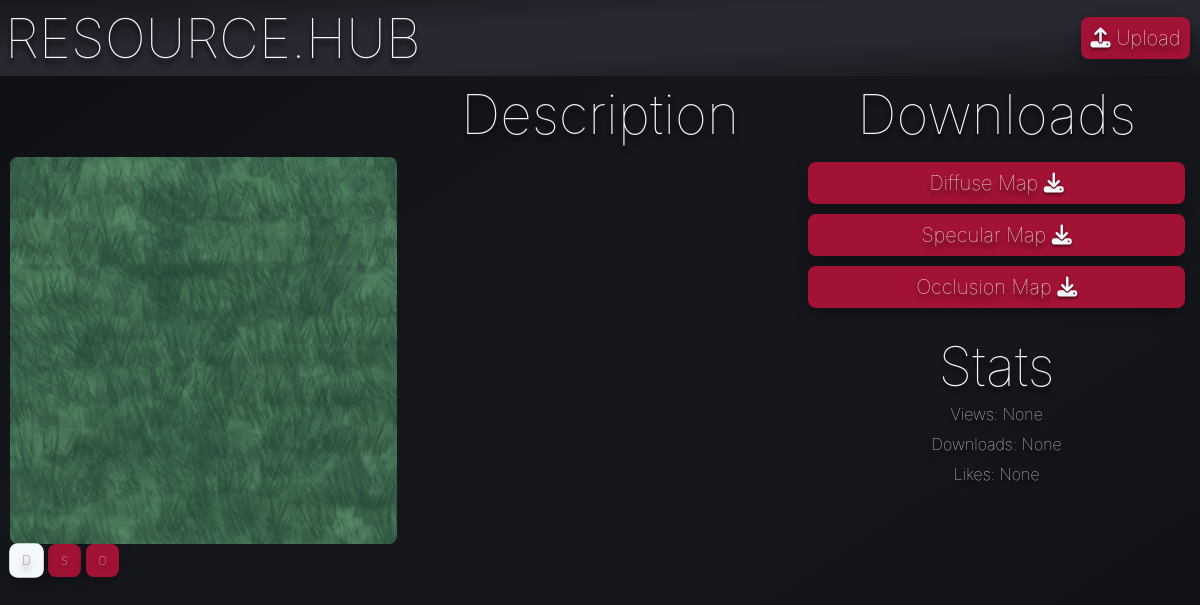
Before: /asset/1 with the older database file.
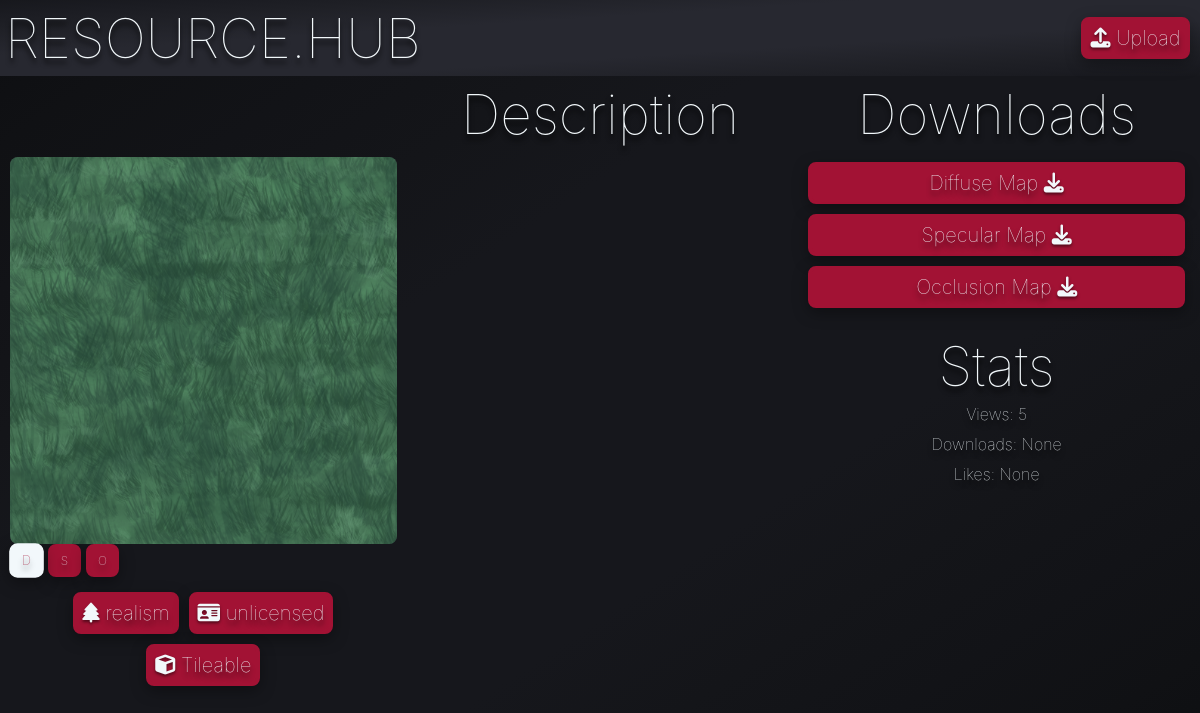
After: the same page with the newer database file.
### tables this page shows
CREATE TABLE Tag (ID INTEGER PRIMARY KEY, name TEXT, icon TEXT);

CREATE TABLE asset (ID INTEGER PRIMARY KEY, name TEXT, description TEXT, views INTEGER, downloads INTEGER, likes INTEGER, resolution TEXT);

### app.py (the view)
@app.route('/asset/<int:id>')
def asset(id):
    query("UPDATE asset SET views = COALESCE(views, 0) + 1 WHERE ID = ?", (id,), commit=True)
    asset = query("SELECT id,name,views,downloads,likes,description FROM asset WHERE ID = ?", (id,))
    assettags = query("SELECT name,icon FROM Tag WHERE ID IN (SELECT Tag_ID FROM assetTags WHERE Model_ID = ?)", (id,))
    available_downloads = []
    for suffix in ['d', 'n', 's', 'o']:
        file_path = os.path.join(app.config["UPLOAD_FOLDER"], f"{id}{suffix}.png")
        if os.path.exists(file_path):
            available_downloads.append(suffix)
    return render_template('asset.html', show_navbar=False, asset=asset, assettags=assettags, available_downloads=available_downloads)

### app.py (called while the page is built)
def query(query, param=(), commit=False):
    with sqlite3.connect("database.db") as conn:
        cur = conn.cursor()
        cur.execute(query, param)
        if commit:
            conn.commit()
            return cur.lastrowid
        else:
            return cur.fetchall()

### templates/asset.html (shortened to what this page needs)
{% extends "template.html" %}
{% block content %}
<div class="grid-3">
<h1>{{asset[0][1]}}</h1>
<h1>Description</h1>
<h1>Downloads</h1>
</div>
<div class="grid-3">
    <div class="vertical_align">
        <img id="asset-preview-img" class="image" src="/static/images/{{asset[0][0]}}d.png">
        <div class="img-types">
            {% for suffix in available_downloads %}
            <div class="button img-type-btn" data-type="{{suffix}}" data-asset-id="{{asset[0][0]}}">{{suffix.upper()}}</div>
            {% endfor %}
        </div>
        <div class="tag-grid">
            {% for tag in assettags %}
            <span class="button"><i class="{{tag[1]}}"></i> {{ tag[0] }}</span>
            {% endfor %}
        </div>
    </div>
    <div class="vertical_align">
    </div>
    <div class="vertical_align">
        {% if available_downloads %}
            {% for suffix in available_downloads %}
                {% if suffix == 'd' %}
                    <a class="button" href="/download/{{asset[0][0]}}/d">Diffuse Map <i class="fa-solid fa-download"></i></a>
                {% elif suffix == 'n' %}
                    <a class="button" href="/download/{{asset[0][0]}}/n">Normal Map <i class="fa-solid fa-download"></i></a>
                {% elif suffix == 's' %}
                    <a class="button" href="/download/{{asset[0][0]}}/s">Specular Map <i class="fa-solid fa-download"></i></a>
                {% elif suffix == 'o' %}
                    <a class="button" href="/download/{{asset[0][0]}}/o">Occlusion Map <i class="fa-solid fa-download"></i></a>
                {% endif %}
            {% endfor %}
        {% else %}
            <p>No downloadable files available.</p>
        {% endif %}
        <br>
        <h1>Stats</h1>
        <p>Views: {{asset[0][2]}}</p>
        <p>Downloads: {{asset[0][3]}}</p>
        <p>Likes: {{asset[0][4]}}</p>
    </div>
</div>
{% endblock %}

Changed rows visible on the page:
now on this page (row unchanged): Tag: name "realism"
now on this page (row unchanged): Tag: name "unlicensed"
now on this page (row unchanged): Tag: name "Tileable"
now on this page (row edited): asset: views "5"
Other visible differences:
{{ asset[0][2] }}: "None" → (not shown)
